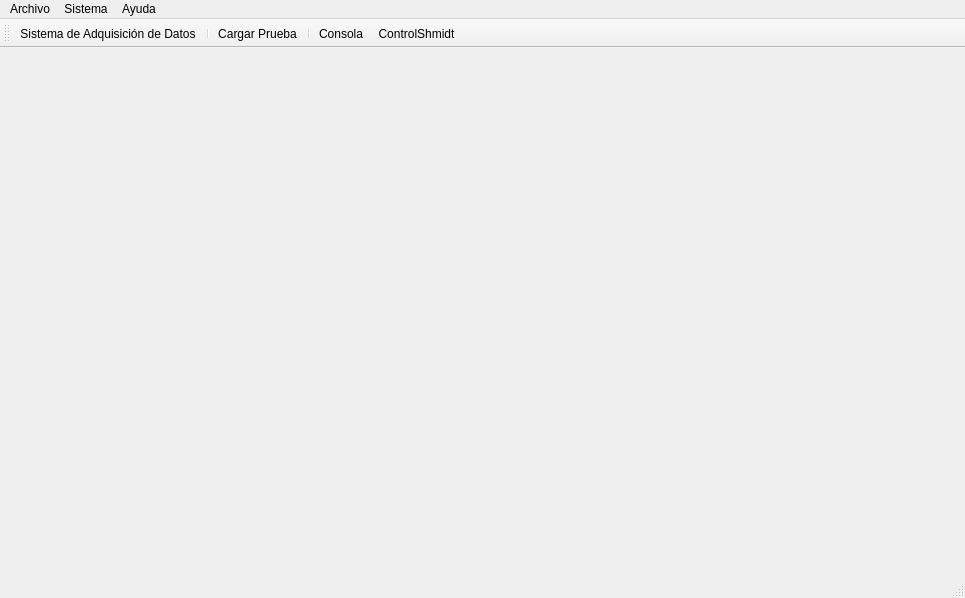
<?xml version="1.0" encoding="UTF-8"?>
<ui version="4.0">
 <class>Simulador</class>
 <widget class="QMainWindow" name="Simulador">
  <property name="geometry">
   <rect>
    <x>0</x>
    <y>0</y>
    <width>965</width>
    <height>598</height>
   </rect>
  </property>
  <property name="minimumSize">
   <size>
    <width>965</width>
    <height>598</height>
   </size>
  </property>
  <property name="windowTitle">
   <string>MainWindow</string>
  </property>
  <widget class="QWidget" name="centralwidget">
   <layout class="QGridLayout" name="gridLayout">
    <item row="0" column="0">
     <layout class="QVBoxLayout" name="verticalLayoutMenu">
      <property name="sizeConstraint">
       <enum>QLayout::SetDefaultConstraint</enum>
      </property>
      <item>
       <spacer name="horizontalSpacer">
        <property name="orientation">
         <enum>Qt::Horizontal</enum>
        </property>
        <property name="sizeType">
         <enum>QSizePolicy::Minimum</enum>
        </property>
        <property name="sizeHint" stdset="0">
         <size>
          <width>230</width>
          <height>20</height>
         </size>
        </property>
       </spacer>
      </item>
     </layout>
    </item>
    <item row="0" column="1">
     <layout class="QVBoxLayout" name="verticalLayoutContenido" stretch="0">
      <item>
       <spacer name="horizontalSpacer_2">
        <property name="orientation">
         <enum>Qt::Horizontal</enum>
        </property>
        <property name="sizeType">
         <enum>QSizePolicy::Expanding</enum>
        </property>
        <property name="sizeHint" stdset="0">
         <size>
          <width>10</width>
          <height>20</height>
         </size>
        </property>
       </spacer>
      </item>
     </layout>
    </item>
   </layout>
  </widget>
  <widget class="QMenuBar" name="menubar">
   <property name="geometry">
    <rect>
     <x>0</x>
     <y>0</y>
     <width>965</width>
     <height>25</height>
    </rect>
   </property>
   <widget class="QMenu" name="menuAbrir">
    <property name="title">
     <string>Archivo</string>
    </property>
    <addaction name="separator"/>
    <addaction name="actionSalir"/>
   </widget>
   <widget class="QMenu" name="menuSistema">
    <property name="title">
     <string>Sistema</string>
    </property>
    <addaction name="actionPanel_Administrativo"/>
    <addaction name="actionSistema_de_Adquisici_on_de_Datos"/>
   </widget>
   <widget class="QMenu" name="menuAyuda">
    <property name="title">
     <string>Ayuda</string>
    </property>
    <addaction name="actionManual"/>
    <addaction name="actionSoporte"/>
   </widget>
   <addaction name="menuAbrir"/>
   <addaction name="menuSistema"/>
   <addaction name="menuAyuda"/>
  </widget>
  <widget class="QStatusBar" name="statusbar"/>
  <widget class="QToolBar" name="toolBar">
   <property name="windowTitle">
    <string>toolBar</string>
   </property>
   <attribute name="toolBarArea">
    <enum>TopToolBarArea</enum>
   </attribute>
   <attribute name="toolBarBreak">
    <bool>false</bool>
   </attribute>
   <addaction name="actionSistema_de_Adquisici_on_de_Datos"/>
   <addaction name="separator"/>
   <addaction name="actionCargar_Prueba"/>
   <addaction name="separator"/>
   <addaction name="actionConsola"/>
   <addaction name="actionControlShmidt"/>
  </widget>
  <action name="actionPanel_Administrativo">
   <property name="text">
    <string>Panel Administrativo</string>
   </property>
  </action>
  <action name="actionCargar_Prueba">
   <property name="icon">
    <iconset resource="../resource.qrc">
     <normaloff>:/images/cargarPrueba.jpeg</normaloff>:/images/cargarPrueba.jpeg</iconset>
   </property>
   <property name="text">
    <string>Cargar Prueba</string>
   </property>
   <property name="toolTip">
    <string>Cargar Prueba</string>
   </property>
  </action>
  <action name="actionSalir">
   <property name="text">
    <string>Salir</string>
   </property>
  </action>
  <action name="actionManual">
   <property name="text">
    <string>Manual</string>
   </property>
  </action>
  <action name="actionSoporte">
   <property name="text">
    <string>Acerca</string>
   </property>
  </action>
  <action name="actionSistema_de_Adquisici_on_de_Datos">
   <property name="icon">
    <iconset resource="../resource.qrc">
     <normaloff>:/images/conexion.gif</normaloff>:/images/conexion.gif</iconset>
   </property>
   <property name="text">
    <string>Sistema de Adquisición de Datos</string>
   </property>
  </action>
  <action name="actionConsola">
   <property name="icon">
    <iconset resource="../resource.qrc">
     <normaloff>:/images/consola.png</normaloff>:/images/consola.png</iconset>
   </property>
   <property name="text">
    <string>Consola</string>
   </property>
  </action>
  <action name="actionControlShmidt">
   <property name="icon">
    <iconset resource="../resource.qrc">
     <normaloff>:/images/cidaIcon.png</normaloff>:/images/cidaIcon.png</iconset>
   </property>
   <property name="text">
    <string>ControlShmidt</string>
   </property>
   <property name="toolTip">
    <string>ControlShmidt</string>
   </property>
  </action>
 </widget>
 <resources>
  <include location="../resource.qrc"/>
 </resources>
 <connections/>
</ui>
